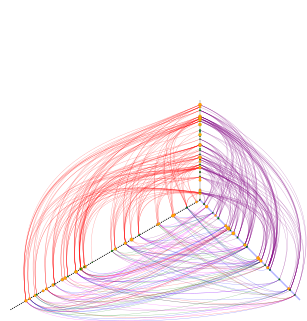

This figure's Python source:
from pyveplot import *
import networkx as nx
import random


h = Hiveplot( 'example.svg')


axis0 = Axis( (200,200), # start
              (200,100), # end
              stroke="grey", stroke_opacity="0.5") # pass SVG attributes of axes
# define as many axes as you need
axis1 = Axis( (200,200), (300,300), stroke="blue", stroke_opacity="0.3", stroke_width="1.5")
axis2 = Axis( (200,200), (10,310), stroke="black", stroke_dasharray="1 1")

h.axes.append( axis0 )
h.axes.append( axis1 )
h.axes.append( axis2 )


# a random network
g = nx.erdos_renyi_graph(100,0.3)

# randomly distribute nodes in axes
the_axes = [ axis0,
             axis1,
             axis2, ]
for n in g.nodes():
    nd = Node(n)
    a = random.choice(the_axes)
    # at random offsets, add_node method calculates node's x,y
    a.add_node(nd, random.random())

    # alter node drawing after adding it to axis
    if random.choice([True, False]):
        nd.dwg = nd.dwg.circle(center = (nd.x, nd.y),
                               r      = float(nx.degree(g, n)) / 20.0,
                               fill   = 'orange',
                               stroke = random.choice(['red','green','blue','purple']),
                               stroke_width = 0.1)
    else:
        # nodes' drawings can be any SVG shape
        degree = float(nx.degree(g, n)) / 20.0
        nd.dwg = nd.dwg.rect(insert = (nd.x - (degree/2.0), nd.y - (degree/2.0)),
                             size   = (degree, degree),
                             fill   = 'green',
                             stroke = random.choice(['red','green','blue','purple']),
                             stroke_width = 0.1)




# edges from axis0 to axis1
for e in g.edges():
    if (e[0] in axis0.nodes) and (e[1] in axis1.nodes):
        h.connect(axis0, e[0],
                  45,  # source angle
                  axis1, e[1], 
                  -45, # target angle
                  stroke_width='0.34',  # pass any SVG attributes to an edge
                  stroke_opacity='0.4',
                  stroke='purple',
                  fill='none')

# edges from axis0 to axis2
for e in g.edges():
    if (e[0] in axis0.nodes) and (e[1] in axis2.nodes):
        h.connect(axis0, e[0], -45,
                  axis2, e[1], 45,
                  stroke_width='0.34',
                  stroke_opacity='0.4',
                  stroke='red',
                  fill='none')

# edges from axis1 to axis2
for e in g.edges():
    if (e[0] in axis1.nodes) and (e[1] in axis2.nodes):
        h.connect(axis1, e[0], 15,
                  axis2, e[1], -15,
                  stroke_width='0.34',
                  stroke_opacity='0.4',
                  stroke=random.choice(['blue', 'red', 'purple', 'green', 'magenta']),
                  fill='none')

h.save()
